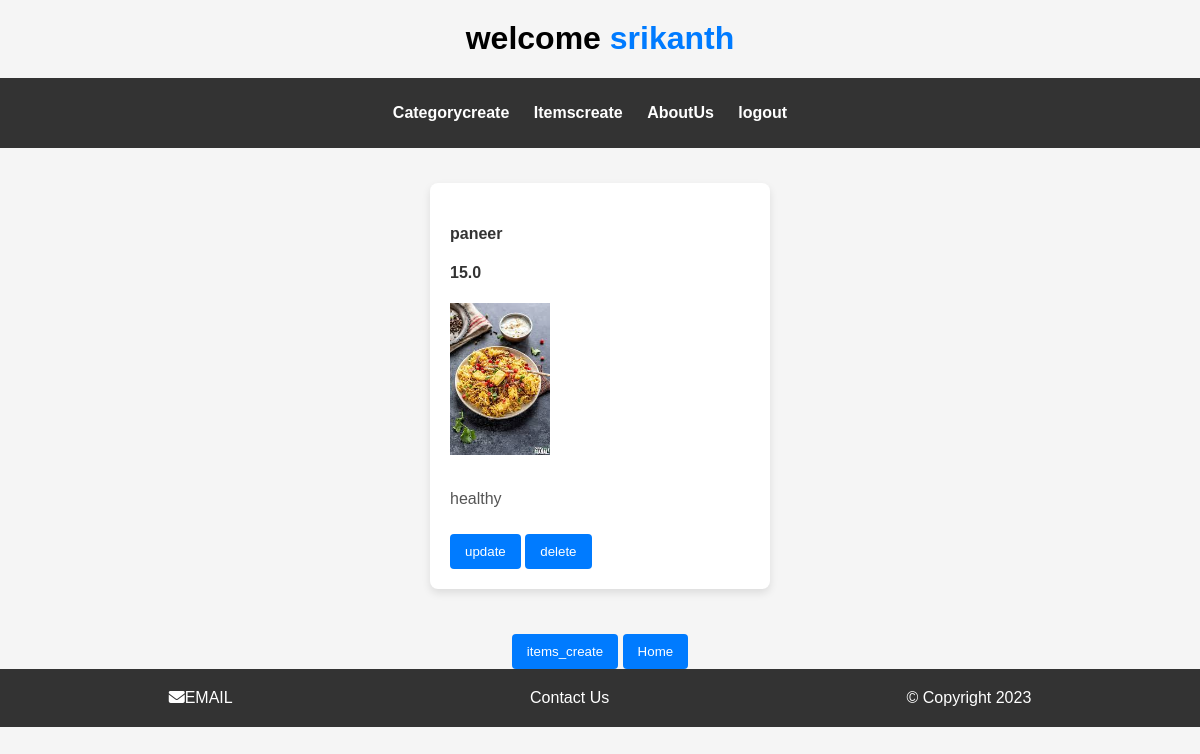
Screenshot of /owner_app/items_display_view/14/ (signed in) with the database file from the repository.
### crud_app/models.py (models this page shows)
class food_model(models.Model):
    category_id=models.ForeignKey(category_model,on_delete=models.CASCADE)
    hotel_id=models.IntegerField()
    item_id=models.AutoField(primary_key=True)
    item_name=models.CharField(max_length=30)
    item_price=models.FloatField()
    item_quantity=models.IntegerField(default=1)
    item_desc=models.TextField()
    item_image=models.ImageField()

### owner_app/views.py (the view)
@login_required(login_url='/owner_app/owner_login_view/')
def items_display_view(request,pk):
    res=food_model.objects.filter(category_id=pk)
    return render(request=request,template_name='items_display.html',context={'res':res})

### owner_app/templates/items_display.html (shortened to what this page needs)
<!DOCTYPE html>
<html lang="en">
<head>
</head>
<body>
    {% include 'partials/_header_owner.html' %}
    <div id="items-dis">
    {% if res%}
        {% for i in res %}
        <div id="item">
        <h4>{{i.item_name}}</h4>
        <h4>{{i.item_price}}</h4>
        <img src="{{i.item_image.url}}" alt="" height="100px" width="100px">
        <p>{{i.item_desc}}</p>
        <a href="{% url 'crud_app:item_update' pk=i.item_id%}"><button>update</button></a>
        <a href="{% url 'crud_app:item_delete' pk=i.item_id%}"><button>delete</button></a>
        </div>
        {% endfor %}
    {% endif %}
</div>
<div id="buttons">
<a href="{% url 'crud_app:items' %}"><button>
    items_create
</button></a>
<a href="{% url 'owner_app:sample_home_view' %}"><button>
    Home
</button></a>
</div>
{% include 'partials/_footer.html' %}
</body>
</html>

### owner_app/templates/partials/_header_owner.html (shortened to what this page needs)
<!DOCTYPE html>
<html lang="en">
<head>
    {% load static %}
</head>
<body>
    <h1>welcome <span id="spanowner">{{user}}</span></h1>
    <header id="header" class="">
        <nav  class="" id="nav">
            <ul id="ul-owner">
                <li><a href="{% url 'crud_app:catagory'%}" class="a">Categorycreate</a></li>
                <li><a href="{% url 'crud_app:items' %}" class="a">Itemscreate</a></li>
                <li><a href="" class="a">AboutUs</a></li>
                <li><a href="{% url 'owner_app:logout'%}" class="a">logout</a></li>
            </ul>
        </nav>
    </header>
</body>
</html>

### owner_app/templates/items_display.html (style rules this page uses)
body { font-family: 'Arial', sans-serif; margin: 0; padding: 0; background-color: #f5f5f5; }
#items-dis { display: flex; flex-wrap: wrap; justify-content: space-around; padding: 20px; }
#item { background-color: #fff; border-radius: 8px; box-shadow: 0 4px 8px rgba(0, 0, 0, 0.1); margin: 15px; padding: 20px; width: 300px; }
h4 { color: #333; }
img { max-width: 100%; height: auto; margin-bottom: 15px; }
p { color: #555; }
button { background-color: #007BFF; color: #fff; padding: 10px 15px; border: none; border-radius: 4px; cursor: pointer; margin-top: 10px; transition: background-color 0.3s; }
#buttons { text-align: center; }
a { text-decoration: none; }

### owner_app/templates/partials/_header_owner.html (style rules this page uses)
body { font-family: 'Arial', sans-serif; background-color: #f5f5f5; }
h1 { text-align: center; margin-top: 20px; }
#spanowner { color: #007BFF; }
header { background-color: #333; padding: 10px 0; width: 100%; top: 0; z-index: 1000; }
nav { text-align: center; }
ul { list-style-type: none; padding: 0; }
li { display: inline-block; margin-right: 20px; }
.a { text-decoration: none; color: #fff; font-weight: bold; font-size: 16px; transition: color 0.3s; }

### rows the page displays
food_model: item_name "paneer", item_price "15.0", item_image (picture), item_desc "healthy"

### other values shown
{{ user }} "srikanth"
